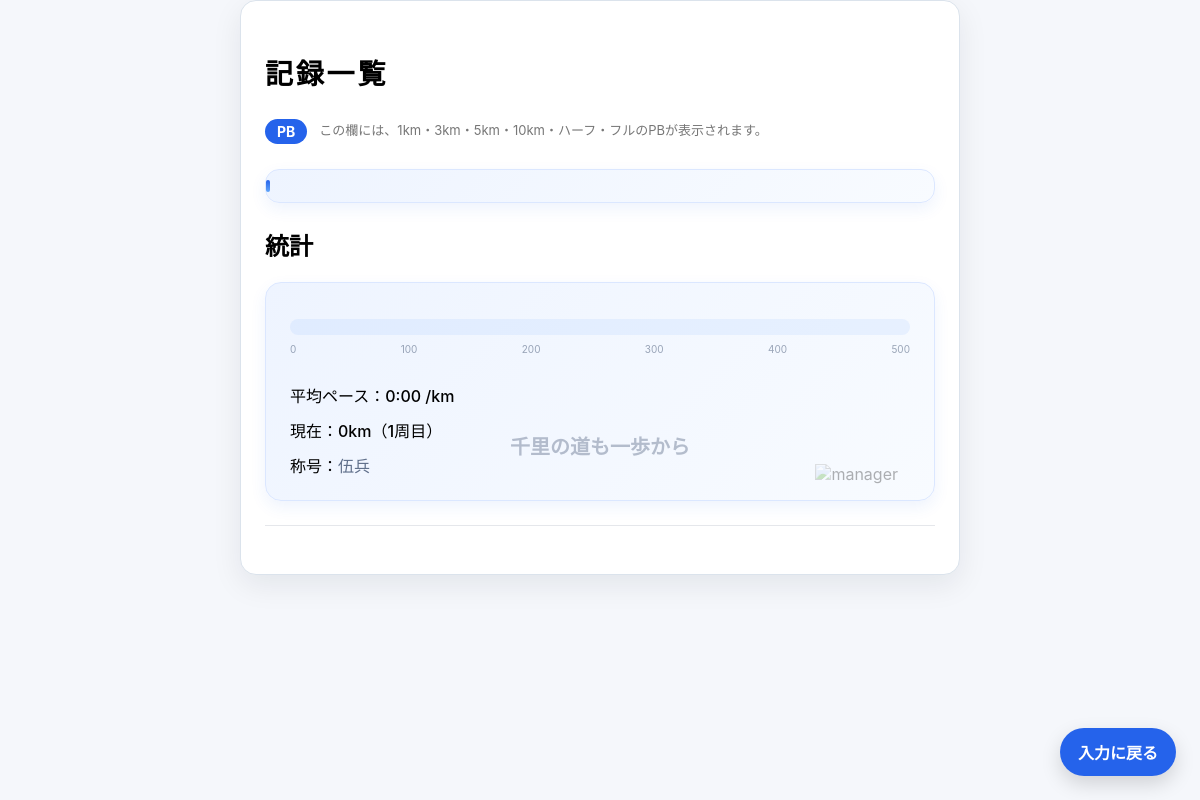
Page /logs on the earlier database version.
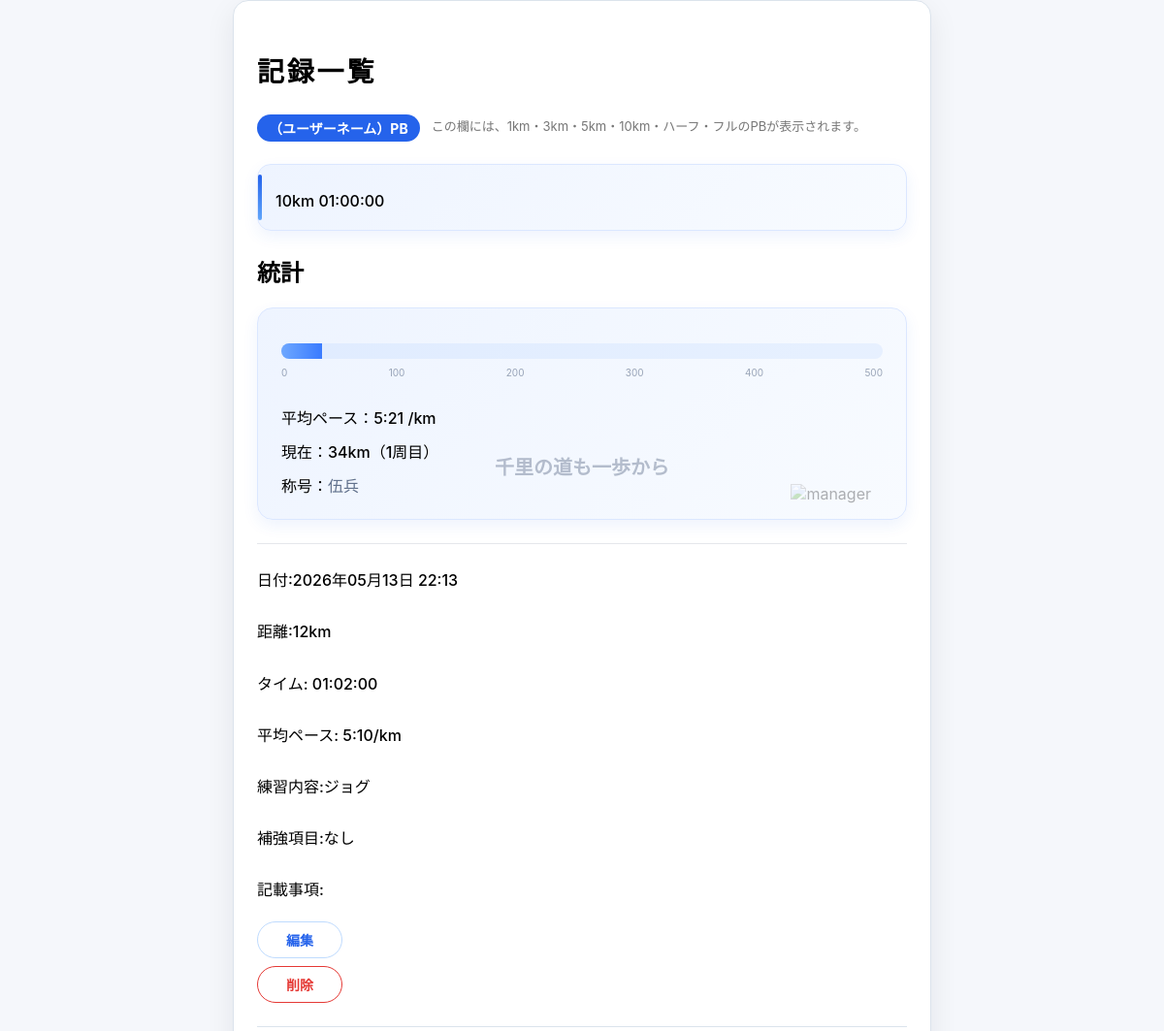
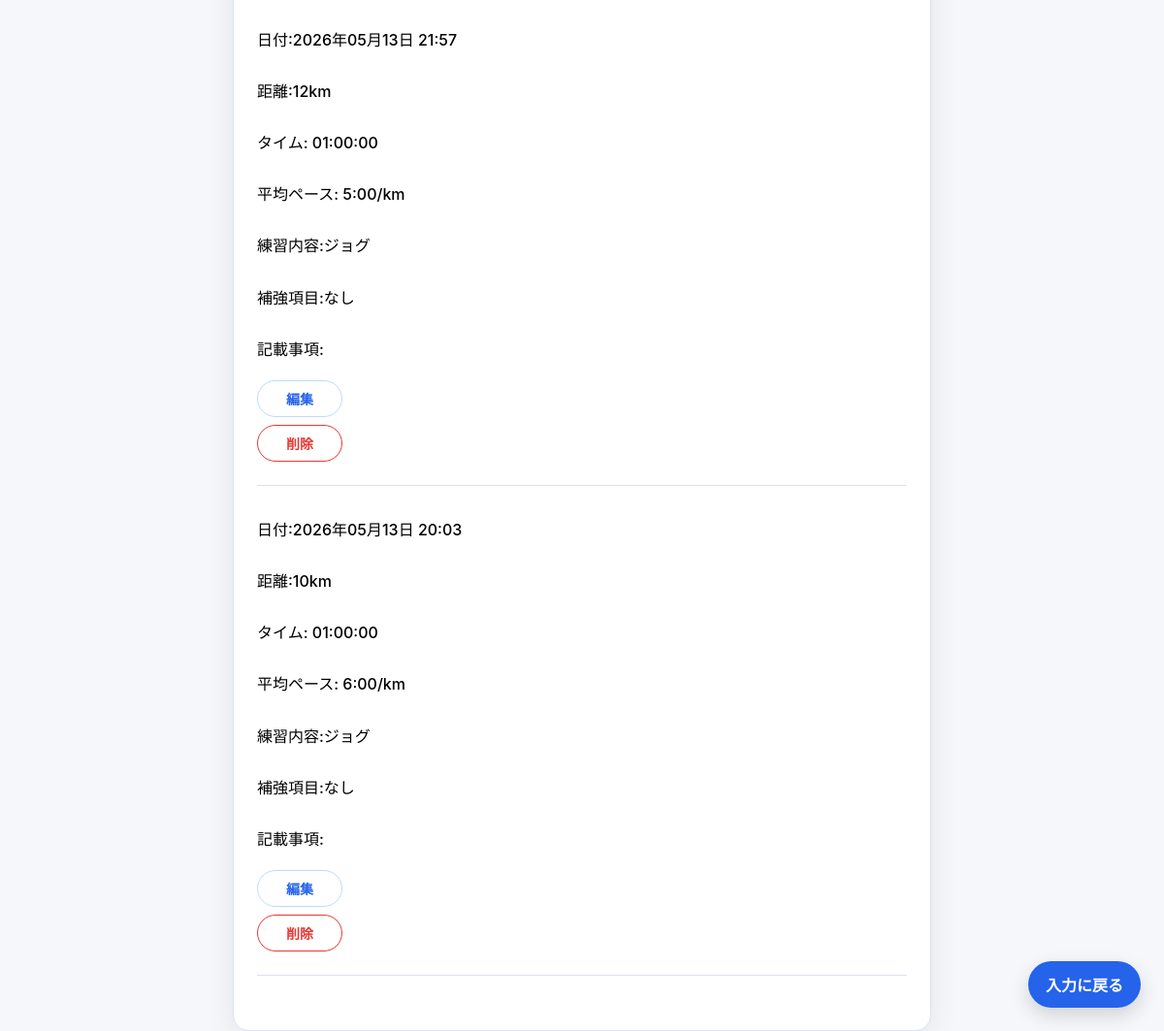
Same page on the later database version (2 pictures, top to bottom).
### tables this page shows
CREATE TABLE settings (
    id INTEGER PRIMARY KEY AUTOINCREMENT,
    user_name TEXT
);

CREATE TABLE records (
    id INTEGER PRIMARY KEY AUTOINCREMENT,
    distance REAL,
    time REAL,
    time_of_day TEXT,
    comment TEXT,
    story TEXT,
    created_at TEXT,
    training_type TEXT,
    strength_type TEXT,
    detail_note TEXT
);

### app.py (the view)
@app.route("/logs")
def logs():
    conn = sqlite3.connect("database.db")
    conn.row_factory = sqlite3.Row
    cur = conn.cursor()
    cur.execute("""
SELECT id, distance, time, time_of_day, comment,
       training_type, strength_type, detail_note,
       created_at
FROM records
ORDER BY id DESC
""")
    records = cur.fetchall()
    cur.execute("""
    SELECT distance, MIN(time)
    FROM records
    WHERE distance IN (1, 3, 5, 10, 21, 42)
    GROUP BY distance
    ORDER BY distance
    """)
    pbs = cur.fetchall()
    cur.execute("SELECT SUM(distance) FROM records")
    total_distance = int(cur.fetchone()[0] or 0)
    lap_count = total_distance // 500 + 1
    lap_distance = total_distance % 500
    if total_distance > 0 and lap_distance == 0:
        lap_distance = 500
    distance_rate = lap_distance / 500 * 100
    color_index = (lap_count - 1) % 5
    if lap_count <= 5:
        stage = "normal"
    elif lap_count <= 15:
        stage = "strong"
    elif lap_count <= 30:
        stage = "boss"
    else:
        stage = "legend"
    if total_distance < 50:
        title = "伍兵"
    elif total_distance < 100:
        title = "伍長"
    elif total_distance < 200:
        title = "百人将"
    elif total_distance < 300:
        title = "二百人将"
    elif total_distance < 500:
        title = "三百人将"
    elif total_distance < 1000:
        title = "五百人将"
    elif total_distance < 3000:
        title = "千人将"
    elif total_distance < 5000:
        title = "三千人将"
    elif total_distance < 10000:
        title = "五千人将"
    elif total_distance < 20000:
        title = "将軍"
    elif total_distance < 30000:
        title = "大将軍"
    else:
        title = "天下の大将軍"
    if title == "伍兵":
        title_class = "title-soldier"
    elif title == "伍長":
        title_class = "title-squad"
    elif title == "百人将":
        title_class = "title-100"
    elif title == "二百人将":
        title_class = "title-200"
    elif title == "三百人将":
        title_class = "title-300"
    elif title == "五百人将":
        title_class = "title-500"
    elif title == "千人将":
        title_class = "title-1000"
    elif title == "三千人将":
        title_class = "title-3000"
    elif title == "五千人将":
        title_class = "title-5000"
    elif title == "将軍":
        title_class = "title-general"
    elif title == "大将軍":
        title_class = "title-great"
    elif title == "天下の大将軍":
        title_class = "title-legend"
    else:
        title_class = "title-normal"
    cur.execute("SELECT SUM(distance), SUM(time) FROM records")
    total = cur.fetchone()
    if total[0] and total[1]:
        avg_pace = (total[1] / 60) / total[0]
    else:
        avg_pace = 0
    conn.close()
    user_name = get_user_name()
    return render_template(
    "logs.html",
    user_name=user_name,
    records=records,
    pbs=pbs,
    total_distance=total_distance,
    avg_pace=avg_pace,
    distance_rate=distance_rate,
    lap_count=lap_count,
    lap_distance=lap_distance,
    title=title,
    color_index=color_index,
    stage=stage,
    title_class=title_class
)

### app.py (called while the page is built)
def get_db():
    return sqlite3.connect("database.db", timeout=10)

def get_user_name():
    with get_db() as conn:
        cur = conn.cursor()
        cur.execute("SELECT user_name FROM settings ORDER BY id DESC LIMIT 1")
        row = cur.fetchone()
    if row:
        return row[0]
    return ""

### templates/logs.html (shortened to what this page needs)
<!DOCTYPE html>
<html lang="ja">
<head>
    <link rel="stylesheet" href="{{ url_for('static', filename='style.css') }}">
</head>
<body>
    <main class="page">
        <h1 class="page__title">記録一覧</h1>
        <div class="pb-header">
            <h2 class="pb-title">{{ user_name }}PB</h2>
            <p class="pb-note">
                この欄には、1km・3km・5km・10km・ハーフ・フルのPBが表示されます。
            </p>
        </div>
        <div class="pb-card">
            {% for pb in pbs %}
            {% set total_seconds = pb[1]|int %}
            {% set hours = total_seconds // 3600 %}
            {% set minutes = (total_seconds % 3600) // 60 %}
            {% set seconds = total_seconds % 60 %}
            <p class="result_item">
                <span>
                    {% if pb[0] == 21 %}
                    ハーフ
                    {% elif pb[0] == 42 %}
                    フル
                    {% else %}
                    {{ pb[0]|int }}km
                    {% endif %}
                </span>
                <span>
                    {% if hours > 0 %}
                    {{ "%02d"|format(hours) }}:{{ "%02d"|format(minutes) }}:{{ "%02d"|format(seconds) }}
                    {% else %}
                    {{ minutes }}:{{ "%02d"|format(seconds) }}
                    {% endif %}
                </span>
            </p>
            {% endfor %}
        </div>
        <h2 class="result__label">統計</h2>
        <div class="stats-card">
            <div class="stats-card__text">
                <div class="meter meter-{{ stage }}">
                    <div class="meter-bar color-{{ color_index }}" data-width="{{ distance_rate }}"></div>
                </div>
                <div class="meter-scale">
                    <span>0</span>
                    <span>100</span>
                    <span>200</span>
                    <span>300</span>
                    <span>400</span>
                    <span>500</span>
                </div>
                {% set avg_minutes = avg_pace|int %}
                {% set avg_seconds = ((avg_pace - avg_minutes) * 60)|round|int %}
                <p class="result_item">
                    平均ペース：{{ avg_minutes }}:{{ "%02d"|format(avg_seconds) }} /km
                </p>
                <p class="result_item">現在：{{ total_distance|int }}km（{{ lap_count }}周目）</p>
                <p class="result_item">
                    称号：<span class="{{ title_class }}">{{ title }}</span>
                </p>
                <span class="meter-text">千里の道も一歩から</span>
            </div>
            <div class="stats-card__image">
                <img src="{{ url_for('static', filename='img/manager_01.png') }}" alt="manager">
            </div>
        </div>
        <hr class="divider">
        {% for record in records %}
        <section class="result" style="margin-bottom: 24px; padding-bottom: 24px; border-bottom: 1px solid #dbe3ec;">
            <p class="result_item"> <span class="result_label">日付:</span>{{ record["created_at"] }}</p>
            <p class="result_item"><span class="result_label">距離:</span>{{ record["distance"]|int }}km</p>
            {% set total_seconds = record["time"]|int %}
            {% set hours = total_seconds // 3600 %}
            {% set minutes = (total_seconds % 3600) // 60 %}
            {% set seconds = total_seconds % 60 %}
            <p class="result_item">
                <span class="result_label">タイム:</span>
                {{ "%02d"|format(hours) }}:{{ "%02d"|format(minutes) }}:{{ "%02d"|format(seconds) }}
            </p>
            <p class="result_item">
                <span class="result_label">平均ペース:</span>
                {% set pace_seconds = (record["time"] / record["distance"])|round|int %}
                {% set pace_minutes = pace_seconds // 60 %}
                {% set pace_remain_seconds = pace_seconds % 60 %}
                {{ pace_minutes }}:{{ "%02d"|format(pace_remain_seconds) }}/km
            </p>
            <p class="result_item"><span class="result_label">練習内容:</span>{{ record["training_type"] }}</p>
            <p class="result_item"><span class="result_label">補強項目:</span>{{ record["strength_type"] }}</p>
            <p class="result_item"><span class="result_label">記載事項:</span>{{ record["detail_note"] }}</p>
            <div class="record-actions">
                <a class="action-button action-button--edit" href="/edit/{{ record[0] }}">編集</a>
                <form action="/delete/{{ record[0] }}" method="post" class="action-form js-delete-form">
                    <button type="submit" class="action-button action-button--delete">削除</button>
                </form>
            </div>
        </section>
        {% endfor %}
        <a class="back-fixed" href="/input">入力に戻る</a>
    </main>
</body>
</html>

### static/style.css (style rules this page uses)
* { box-sizing: border-box; }
body { font-family: -apple-system, BlinkMacSystemFont, "Segoe UI", Roboto, "Helvetica Neue", Arial; background: #f5f7fb; margin: 0; padding: 0; }
h1 { font-size: 28px; letter-spacing: 0.1em; }
p { line-height: 1.7; margin: 0; }
a { display: inline-block; color: #3b82f6; text-decoration: none; font-weight: 500; }
.page { width: 100%; max-width: 720px; background: #fff; border: 1px solid #dbe3ec; border-radius: 16px; padding: 32px 24px; box-shadow: 0 10px 30px rgba(15, 23, 42, 0.08); margin: 0 auto; }
.result { display: grid; gap: 18px; }
.result__label { font-weight: 700; margin-right: 8px; }
.divider { border: none; border-top: 1px solid #e5e7eb; margin: 16px 0; }
.pb-card { margin: 12px 0 24px; padding: 16px 18px; border-radius: 16px; background: linear-gradient(135deg, #f8fbff 0%, #eef4ff 100%); border: 1px solid #dbe7ff; box-shadow: 0 6px 16px rgba(37, 99, 235, 0.08); }
.pb-card { position: relative; margin: 16px 0 24px; padding: 16px 18px 16px 18px; border-radius: 14px; background: linear-gradient(135deg, #eef4ff 0%, #f8fbff 100%); border: 1px solid #dbe7ff; }
.pb-card::before { content: ""; position: absolute; left: 0; top: 10px; bottom: 10px; width: 4px; border-radius: 4px; background: linear-gradient(180deg, #2563eb, #60a5fa); }
.pb-title { position: relative; display: inline-block; padding: 4px 12px; border-radius: 999px; background: #2563eb; color: #fff; font-size: 14px; margin-bottom: 10px; }
.stats-card { display: flex; align-items: center; gap: 20px; margin: 12px 0 24px; padding: 20px 24px; border-radius: 16px; background: linear-gradient(135deg, #eef4ff 0%, #f8fbff 100%); border: 1px solid #dbe7ff; box-shadow: 0 6px 16px rgba(37, 99, 235, 0.08); }
.stats-card__text { flex: 1; display: flex; flex-direction: column; justify-content: center; }
.stats-card { position: relative; overflow: hidden; }
.stats-card__image { position: absolute; right: 36px; bottom: 16px; opacity: 0.3; }
.stats-card__image img { width: 160px; margin-bottom: -8px; }
.record-actions { display: flex; flex-direction: column; align-items: flex-start; gap: 8px; }
.action-form { margin: 0; }
.action-button { display: inline-flex; align-items: center; justify-content: center; min-width: 88px; height: 38px; padding: 0 14px; border-radius: 999px; font-size: 14px; font-weight: 700; text-decoration: none; cursor: pointer; transition: transform 0.12s ease, box-shadow 0.12s ease, filter 0.12s ease; }
.action-button--edit { color: #2563eb; background: #ffffff; border: 1px solid #bfdbfe; }
.action-button--delete { background: #fff; color: #e53935; border: 1px solid #e53935; }
.back-fixed { position: fixed; right: 24px; bottom: 24px; display: inline-block; padding: 12px 18px; border-radius: 999px; background: #2563eb; color: #fff; text-decoration: none; font-weight: 700; box-shadow: 0 8px 20px rgba(0, 0, 0, 0.15); }
.meter { position: relative; height: 16px; border-radius: 999px; background: rgba(58, 123, 255, 0.08); margin-top: 16px; margin-bottom: 8px; overflow: hidden; }
.pb-note { margin: 8px 0 12px; font-size: 14px; color: #666; }
.pb-header { display: flex; align-items: center; gap: 12px; }
.pb-title { margin: 0; }
.pb-note { font-size: 13px; color: #777; }
.meter-bar { height: 100%; background: linear-gradient(90deg, #6fa8ff, #3a7bff); }
.meter-text { position: absolute; left: 50%; bottom: 40px; transform: translateX(-50%); font-size: 20px; font-weight: 700; color: rgba(42, 61, 95, 0.32); white-space: nowrap; pointer-events: none; }
.meter-scale { display: flex; justify-content: space-between; margin-bottom: 20px; font-size: 10px; color: rgba(42, 61, 95, 0.45); }
.result_item { margin-top: 8px; font-weight: 500; }
.color-0 { background: linear-gradient(90deg, #6fa8ff, #3a7bff); }
.meter-normal { transition: 0.3s; }
.title-soldier { color: #5f6f8a; }

Differences in the rows shown:
added settings: user_name "（ユーザーネーム）"
added records: created_at "2026年05月13日 22:13", distance "12", hours "01", minutes "02", seconds "00", pace_minutes "5", pace_remain_seconds "10", training_type "ジョグ", strength_type "なし"
added records: created_at "2026年05月13日 21:57", distance "12", hours "01", minutes "00", seconds "00", pace_minutes "5", pace_remain_seconds "00", training_type "ジョグ", strength_type "なし"
added records: created_at "2026年05月13日 20:03", distance "10", hours "01", minutes "00", seconds "00", pace_minutes "6", pace_remain_seconds "00", training_type "ジョグ", strength_type "なし"
Other differences:
{{ avg_minutes }}: "0" → "5"
{{ "%02d"|format(avg_seconds) }}: "00" → "21"
{{ total_distance|int }}: "0" → "34"
new list line: "10 km 01 : 00 : 00"
